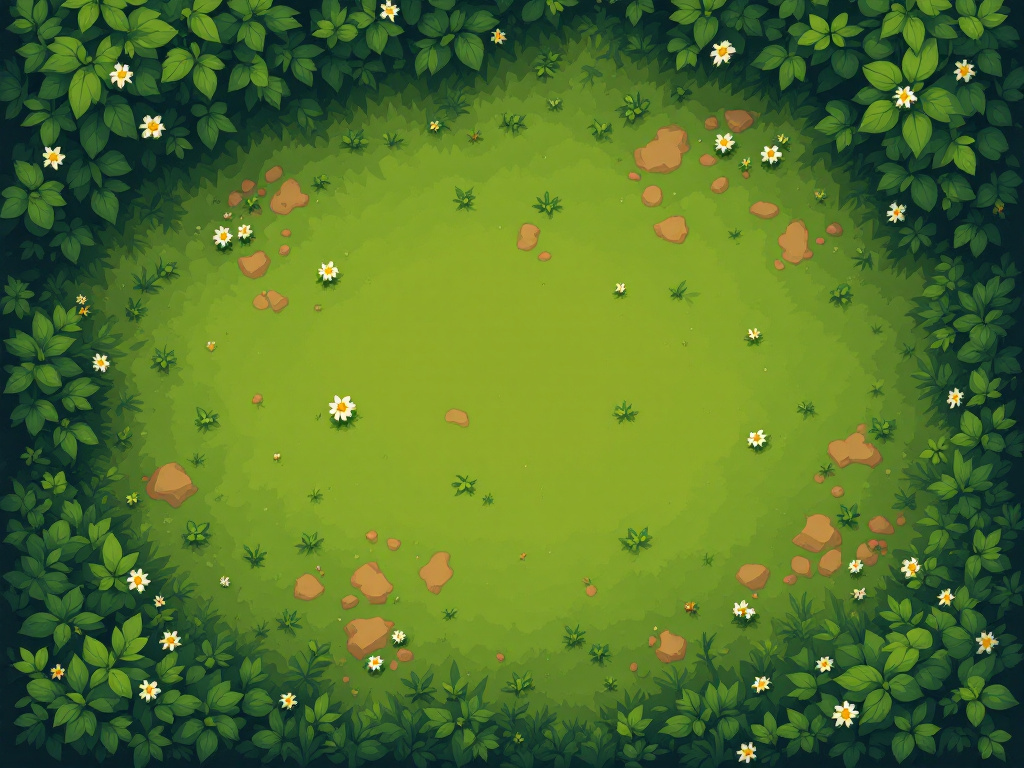
#> input picture art/monk/ground/grass.png, 1024 x 768 px
$ python -i scene_test.py   (imports and definitions only)
#> lines starting #> are read from the running program, lines starting #| are printed output that depends on the picture; after the words box and inside, x2 and y2 are one past the last pixel; in counts of white or black regions, pixels touching at a corner belong together
"""同屏可读性测试：主角 + 一群杂兵 + 精英，按游戏内尺寸摆在地面上。
usage: python scene_test.py <主角图> <杂兵图> <精英图> <输出图>"""
import random
import sys
from PIL import Image, ImageDraw


def cutout(src):
    """从四角泛洪抠掉白底，角色内部的白色保留。"""
#> called with src = '../art/monk/ground/grass.png'
    rgb = Image.open(src).convert("RGB")
#> rgb is the input picture: PIL image 1024x768 RGB; mean R, G, B 82.3, 114.6, 42.1
    mark = (255, 0, 255)
    for xy in [(0, 0), (rgb.width - 1, 0), (0, rgb.height - 1), (rgb.width - 1, rgb.height - 1)]:
        ImageDraw.floodfill(rgb, xy, mark, thresh=40)
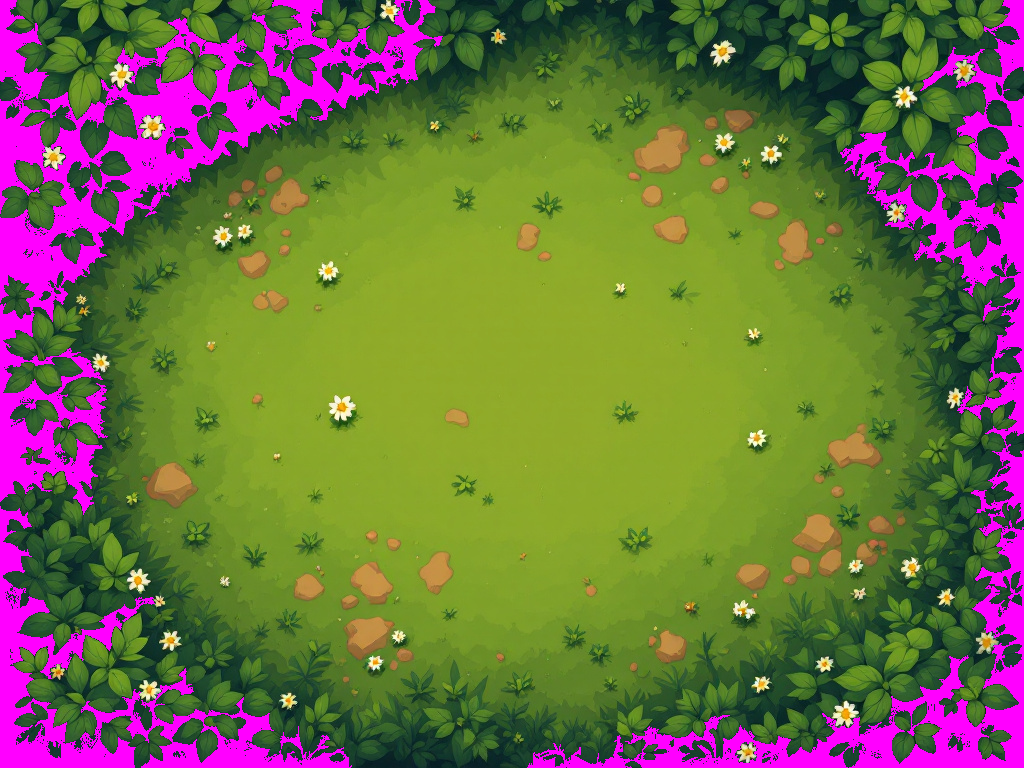
#> rgb: PIL image 1024x768 RGB; mean R, G, B 112.3, 109.7, 68.9
    im = Image.open(src).convert("RGBA")
    mask = Image.new("L", rgb.size, 255)
#> mask: PIL image 1024x768 L; every value is 255
    mp, rp = mask.load(), rgb.load()
    for y in range(rgb.height):
        for x in range(rgb.width):
            if rp[x, y] == mark:
                mp[x, y] = 0
    im.putalpha(mask)
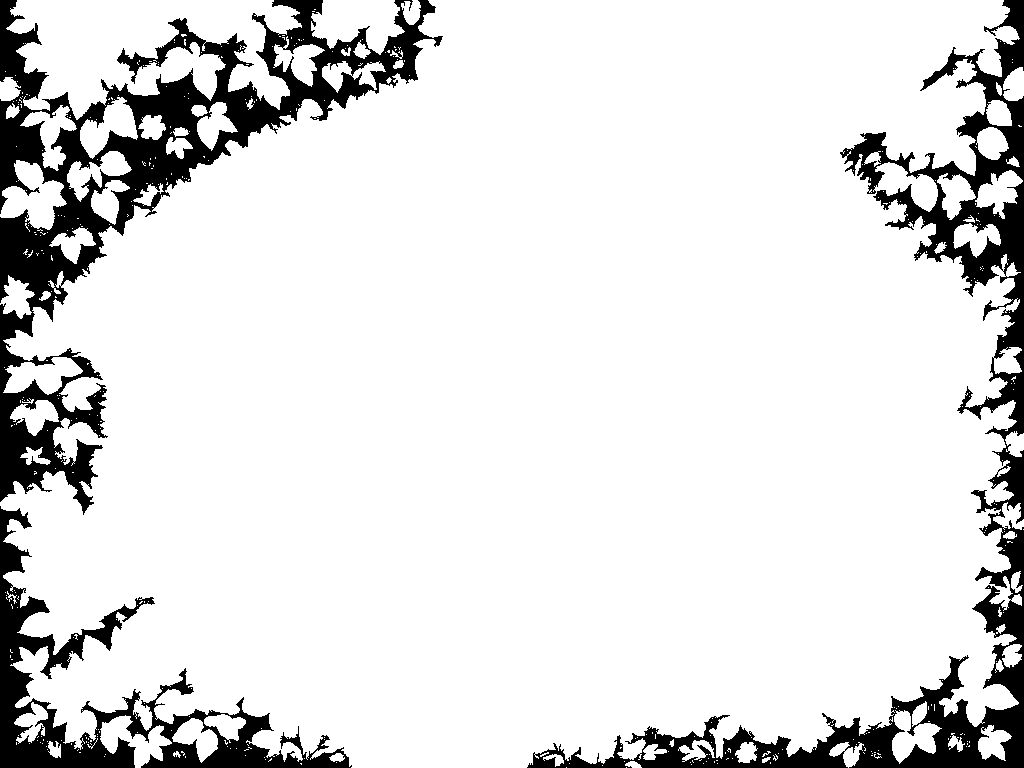
#> mask: PIL image 1024x768 L; 87.7% white; 3 black regions, box (x1, y1, x2, y2) and area: (0, 0, 443, 515) 43293, (527, 0, 1024, 768) 36213, (0, 506, 352, 768) 17364
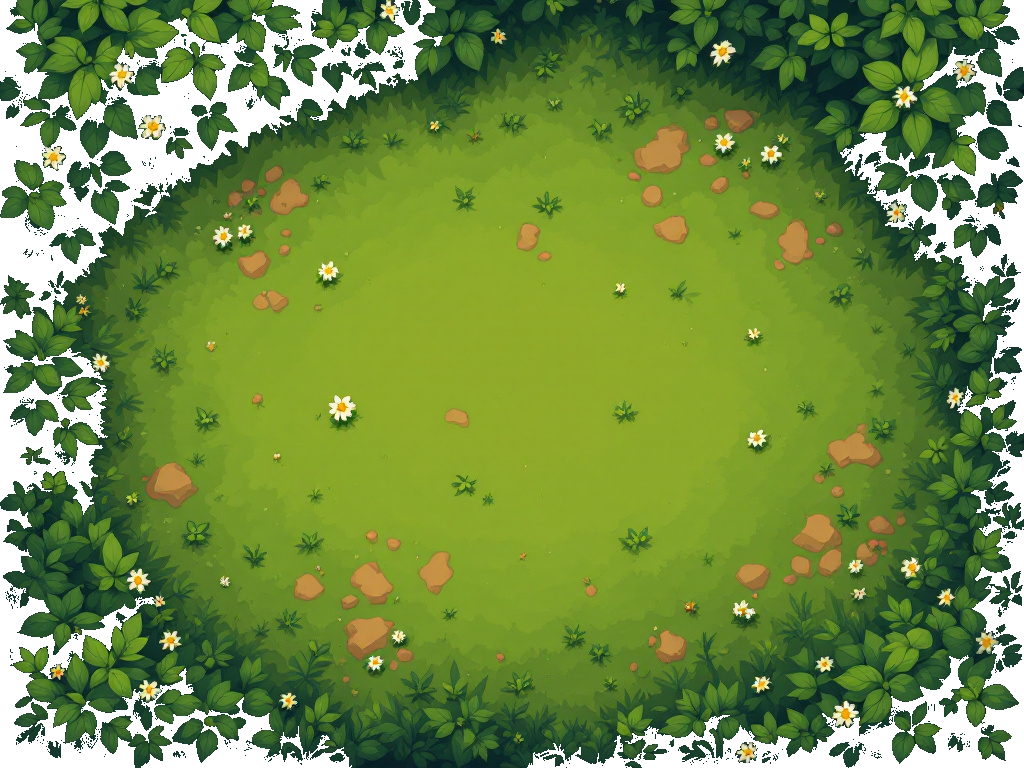
#> im: PIL image 1024x768 RGBA; mean R, G, B, A 82.3, 114.6, 42.1, 223.6; transparent parts drawn white
    return im.crop(im.getbbox())


def fit(im, h):
    return im.resize((round(im.width * h / im.height), h), Image.LANCZOS)


# [1 line that did not run here, left out]
# [1 line that did not run here, left out]

W, H = 720, 480
rng = random.Random(7)
# [14 lines not run here, left out]

>>> result = cutout('../art/monk/ground/grass.png')
